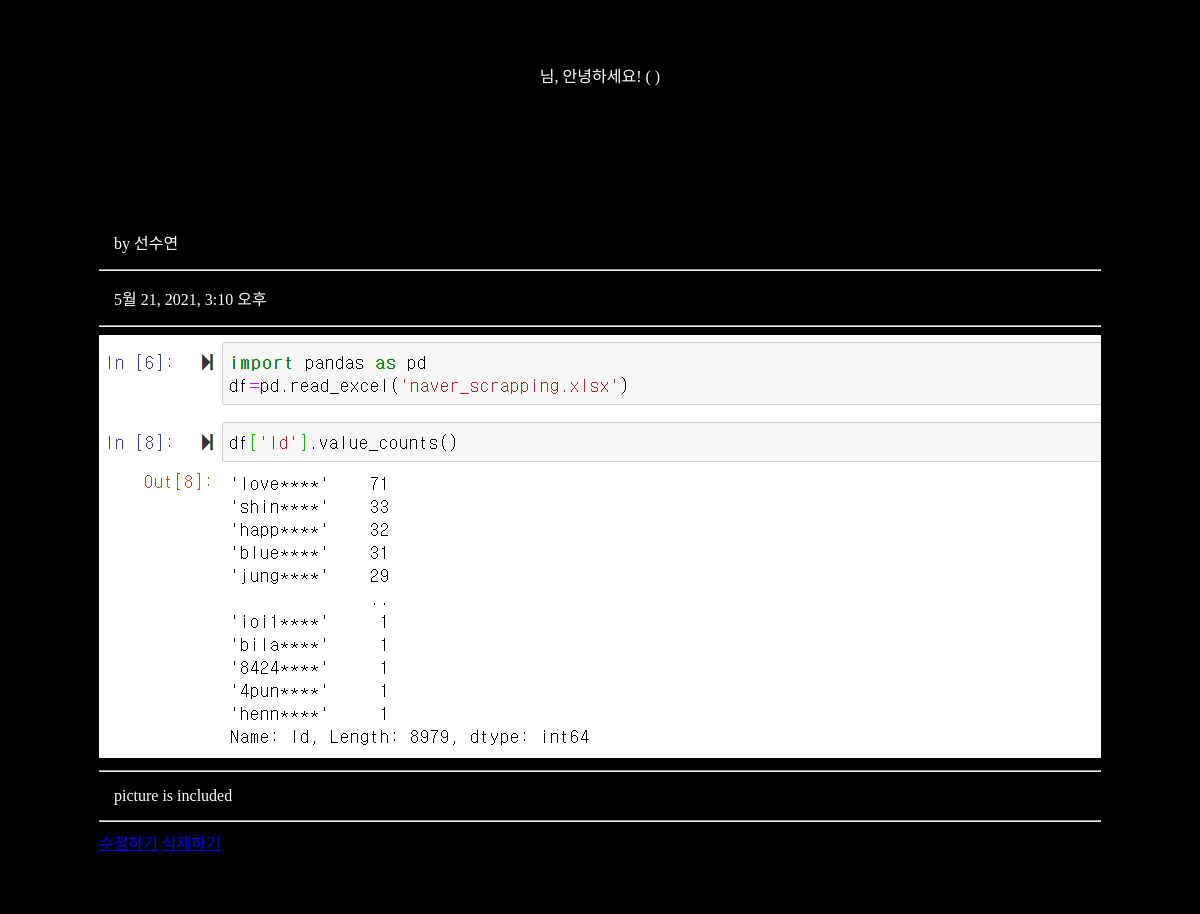
/home/home/25/, run on the app's committed database.
### blog/models.py (models this page shows, shortened)
class Blog(models.Model):
    title=models.CharField(max_length=200)
    writer=models.CharField(max_length=100)
    pub_date=models.DateTimeField()
    body=models.TextField()
    image=models.ImageField(upload_to="blog/", blank=True, null = True)

### blog/views.py (the view)
# urls.py: path('home/<int:blog_id>/', detail, name="detail"),
def detail(request, blog_id):
    details=get_object_or_404(Blog, pk=blog_id)
    return render(request, 'detail.html', {'details':details})

### blog/templates/detail.html (shortened to what this page needs)
{% extends 'base.html' %}
{% block content %}
<div class="container">
    <div class="row my-3">
        <div class="row">
            <div class="col-lg-8">
                <h3 class="mt-4">{{details.title}}</h3>
                <p class="lead">
                    by {{details.writer}}
                </p>
                <hr />
                <p>{{details.pub_date}}</p>
                <hr />
                {% if details.image %}
                <img class="img-fluid rounded" src="{{details.image.url}}" />
                <hr />
                {% endif %}
                <p>{{details.body}}</p>
                <hr />
                <a href="{% url 'edit' details.id %}">수정하기</a>
                <a href="{% url 'delete' details.id %}">삭제하기</a>
            </div>
        </div>
    </div>
</div>
{% endblock %}

### blogproject/templates/base.html (style rules this page uses)
body { background-color: #000; font-family: Poppins; }
.container { max-width: 948px; margin: 2em auto; background-color: #000; border-radius: 1em; display: flex; justify-content: center; }
p { font-family: Poppins; color: white; display: flex; justify-content: space-between; margin: 15px; }

### data on the page
Blog: writer "선수연", pub_date "5월 21, 2021, 3:10 오후", image (picture), body "picture is included"
